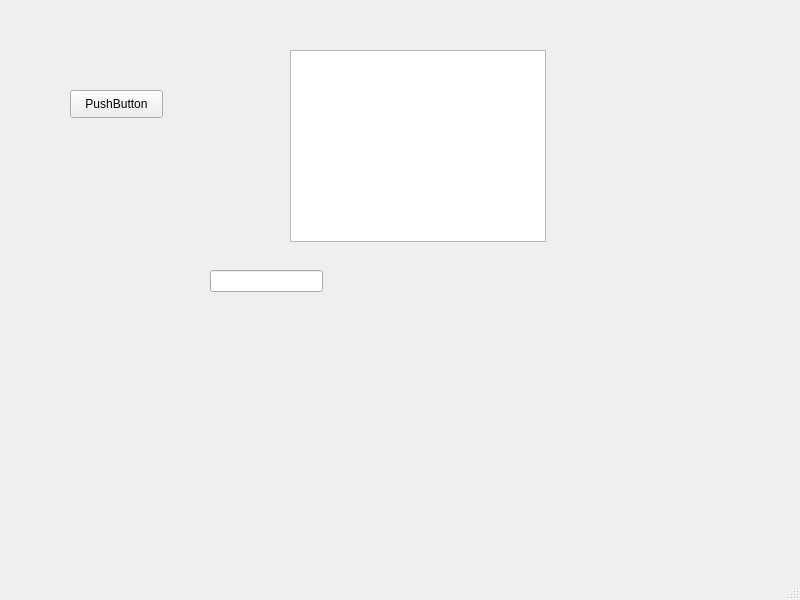
<?xml version="1.0" encoding="UTF-8"?>
<ui version="4.0">
 <class>MainWindow</class>
 <widget class="QMainWindow" name="MainWindow">
  <property name="geometry">
   <rect>
    <x>0</x>
    <y>0</y>
    <width>800</width>
    <height>600</height>
   </rect>
  </property>
  <property name="windowTitle">
   <string>MainWindow</string>
  </property>
  <widget class="QWidget" name="centralwidget">
   <widget class="QPushButton" name="pushButton">
    <property name="geometry">
     <rect>
      <x>70</x>
      <y>90</y>
      <width>93</width>
      <height>28</height>
     </rect>
    </property>
    <property name="text">
     <string>PushButton</string>
    </property>
   </widget>
   <widget class="QListWidget" name="listWidget">
    <property name="geometry">
     <rect>
      <x>290</x>
      <y>50</y>
      <width>256</width>
      <height>192</height>
     </rect>
    </property>
   </widget>
   <widget class="QLineEdit" name="lineEdit">
    <property name="geometry">
     <rect>
      <x>210</x>
      <y>270</y>
      <width>113</width>
      <height>22</height>
     </rect>
    </property>
   </widget>
  </widget>
  <widget class="QMenuBar" name="menubar">
   <property name="geometry">
    <rect>
     <x>0</x>
     <y>0</y>
     <width>800</width>
     <height>26</height>
    </rect>
   </property>
  </widget>
  <widget class="QStatusBar" name="statusbar"/>
 </widget>
 <resources/>
 <connections/>
</ui>
